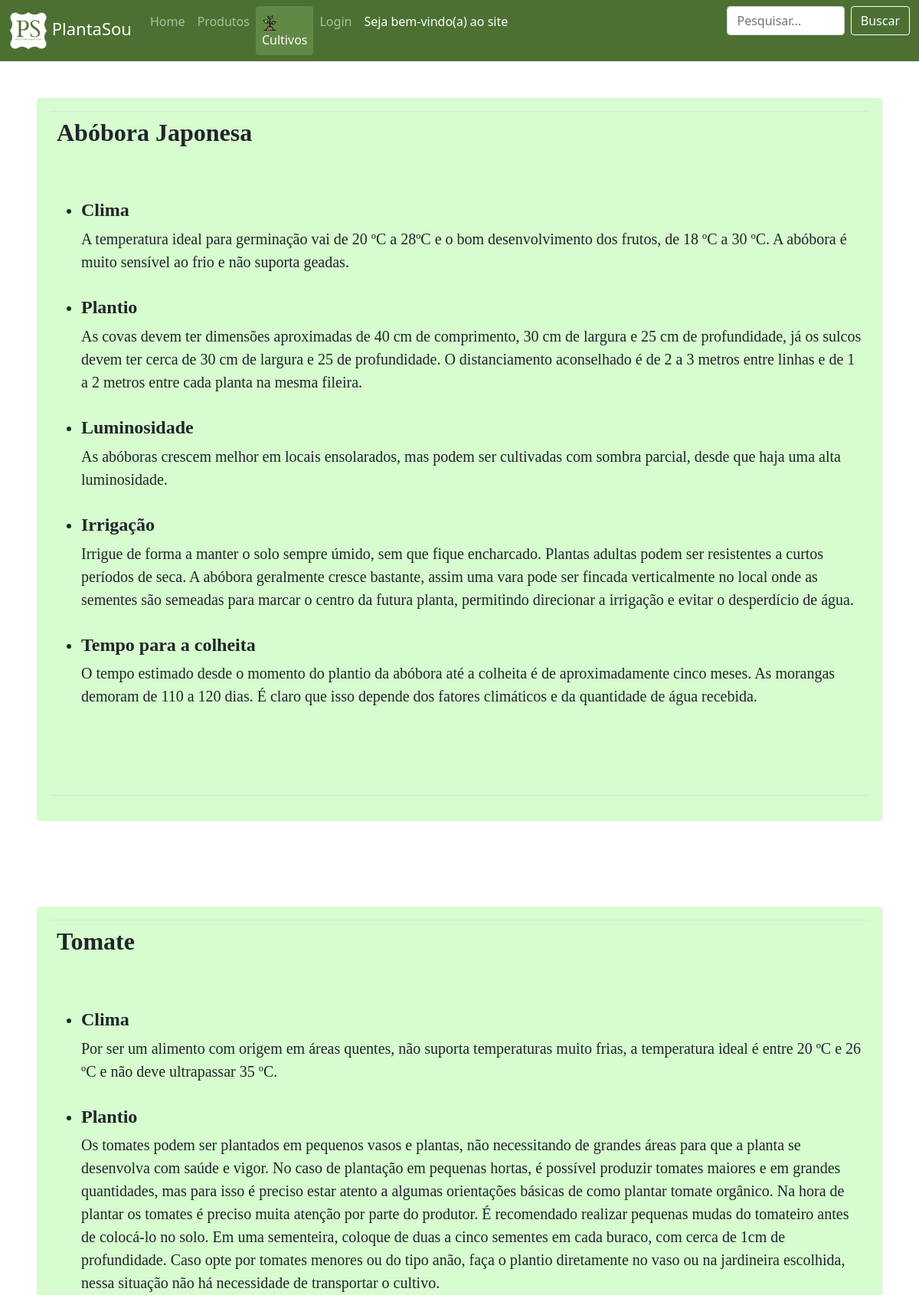
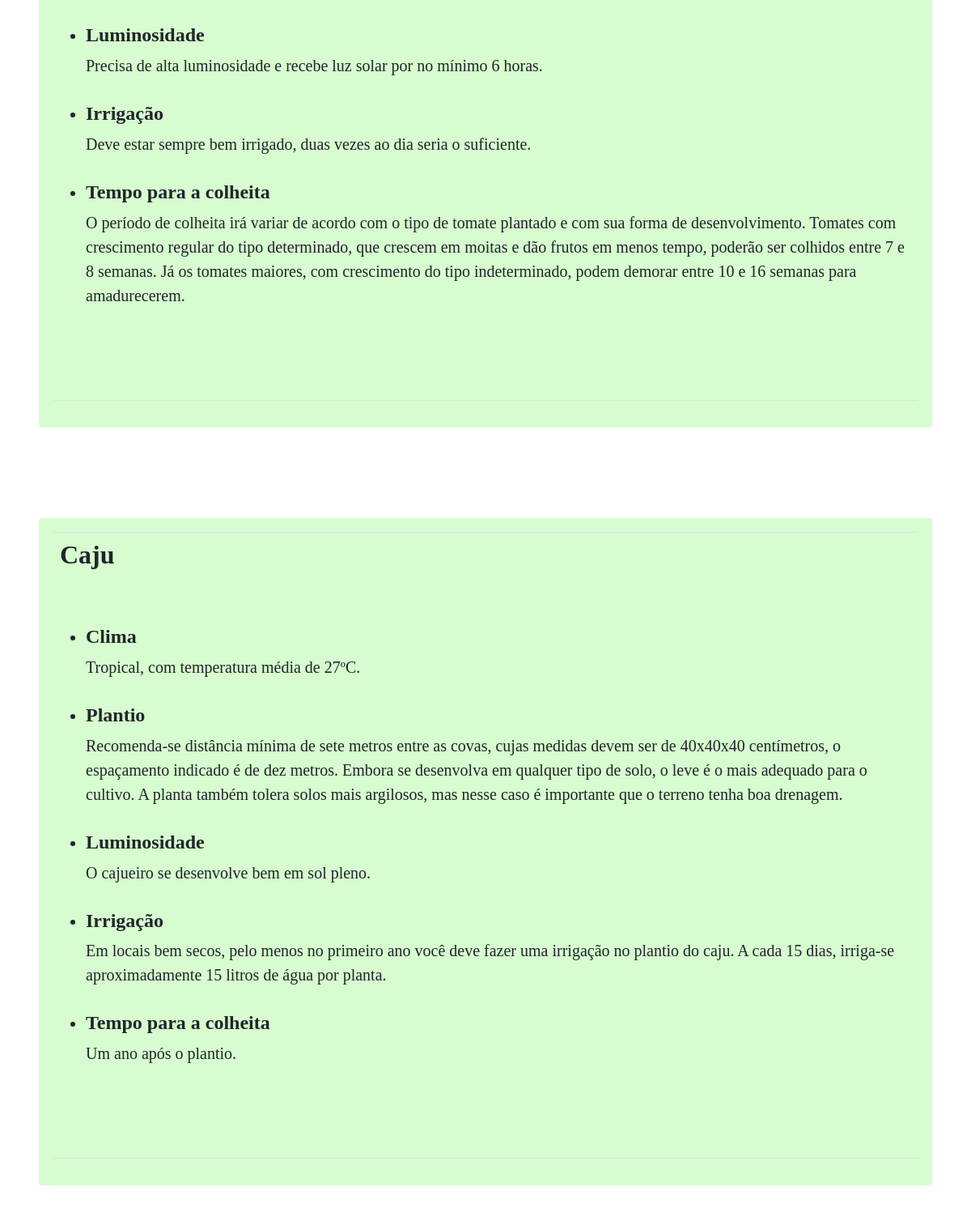
/php/cultivo.php, run on an earlier commit of the app's database (2 pictures, top to bottom).
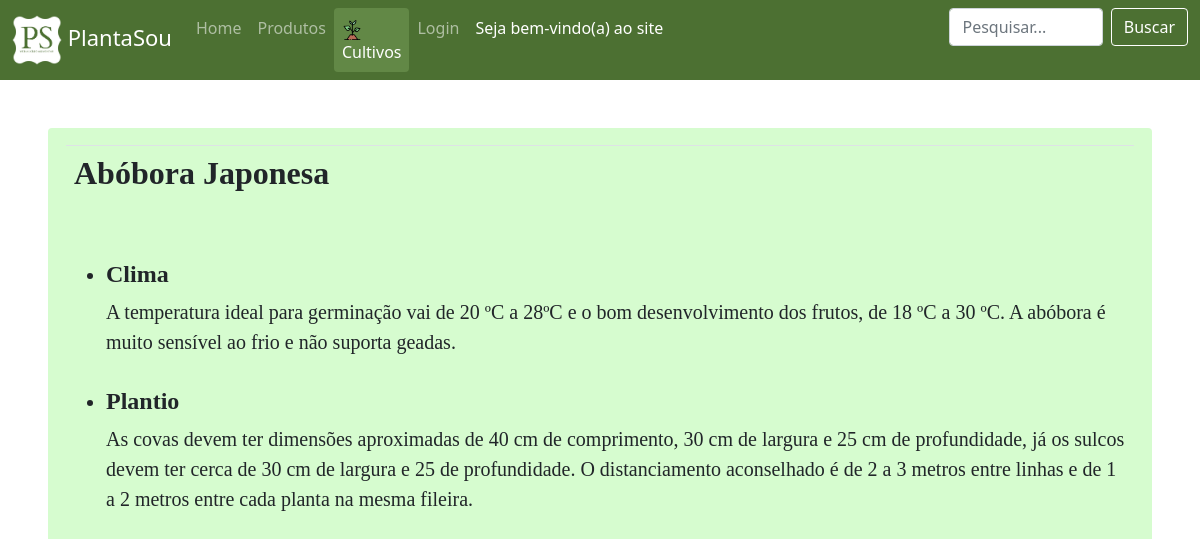
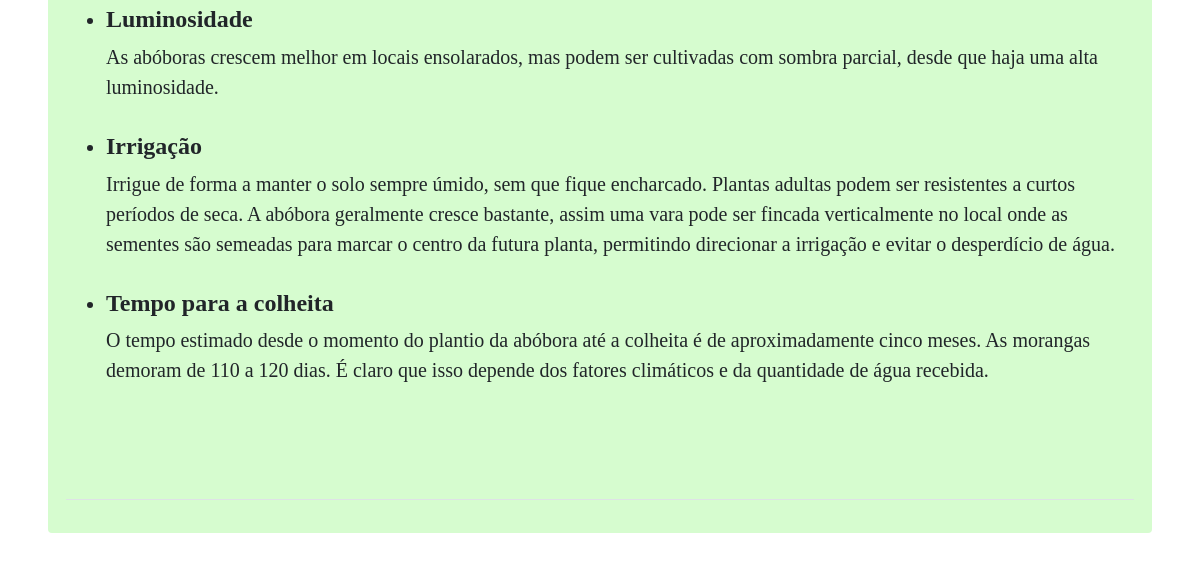
And on a later commit of the database (2 pictures, top to bottom).
### tables this page shows
CREATE TABLE IF NOT EXISTS `cultivo` (
  `cod_cultivo` int(11) NOT NULL AUTO_INCREMENT,
  `nome` varchar(100) NOT NULL,
  `clima` varchar(4000) DEFAULT NULL,
  `plantio` varchar(4000) DEFAULT NULL,
  `luminosidade` varchar(4000) DEFAULT NULL,
  `irrigacao` varchar(4000) DEFAULT NULL,
  `temp_colheita` varchar(4000) DEFAULT NULL,
  PRIMARY KEY (`cod_cultivo`)
);

### php/cultivo.php (the view, shortened to what this page needs)
<!DOCTYPE html>
<html lang="pt-br">
<head>
    <link rel="stylesheet" type="text/css" media="screen" href="../css/bootstrap.min.css" />
    <link rel="stylesheet" href="../css/estilo.css">
</head>
<body>
    <div class="navbar-custom">
        <nav class="navbar navbar-expand-lg navbar-dark ">
            <div class="media">
                <div class="container-fluid">
                    <div class="collapse navbar-collapse" id="navbarSupportedContent">
                    <a class="navbar-brand plantasou" href="#">
                        <img src="../imgs/logo_new.jpeg" class="align-self-center mr-3 rounded float-right" width="50" height="50" alt="...">
                        PlantaSou
                    </a>
                        <ul class="navbar-nav nav-pills nav-link-color me-auto mb-2 mb-lg-0">
                        <?php
                            if(isset($_COOKIE["USER"])){
                                echo'
                                <li class="nav-item">
                                    <a class="nav-link nav-link-color" href="../php/home_user.php">Home</a>
                                </li>
                                ';
                            }else if(isset($_COOKIE["ADM"])){
                                echo'
                                <li class="nav-item">
                                    <a class="nav-link nav-link-color" href="../php/home_adm.php">Home</a>
                                </li>
                                ';
                            }else{
                                echo'
                                <a class="nav-link nav-link-color" href="../php/index.php">Home</a>
                                ';
                            }
                        ?>
                        <li class="nav-item">
                            <a class="nav-link nav-link-color" href="../php/produtos.php">Produtos</a>
                        </li>
                        <li class="nav-item">
                            <a class="nav-link nav-link-color active" aria-current="page" href="#"><img src="../imgs/crescer-planta.png" width="20" height="20"/> Cultivos</a>
                        </li>
                        <?php
                            if(isset($_COOKIE["USER"])){
                                echo'
                                <li class="nav-item">
                                    <a class="nav-link nav-link-color" href="../php/historico.php">Histórico</a>
                                </li>
                                <li class="nav-item">
                                    <a class="nav-link nav-link-color" href="./logout_user.php"><img src="../imgs/out.png" width="15" height="15"/> Sair</a>
                                </li>
                                ';
                            }else if(isset($_COOKIE["ADM"])){
                                echo'
                                <li class="nav-item">
                                    <a class="nav-link nav-link-color" href="./logout_adm.php"><img src="../imgs/out.png" width="15" height="15"/> Sair</a>
                                </li>
                                ';
                            }else{
                                echo'
                                <li class="nav-item">
                                    <button type="button" class="btn nav-link nav-link-color" data-bs-toggle="modal" data-bs-target="#login">
                                        Login
                                    </button>
                                </li>
                                ';
                            }
                            if(isset($_COOKIE["USER"]) || isset($_COOKIE["ADM"])){
                                echo'
                                    <li class="nav-item">
                                        <a class="nav-link nav-link-color active_usuario ">Seja bem-vindo(a) ';
                                            if(isset($_COOKIE["USER"])){
                                                include('../inc/conexao.php');
                                                $sql="SELECT nome FROM usuario WHERE cod_usuario=$usuario";
                                                $query=mysqli_query($con, $sql);
                                                if(mysqli_num_rows($query)>0){
                                                    while(($nome=mysqli_fetch_assoc($query))!=NULL){
                                                        echo $nome['nome'];
                                                    }
                                                }
                                            }
                                            elseif(isset($_COOKIE["ADM"])){
                                                echo "Administrador(a)⠀⠀⠀⠀⠀⠀⠀⠀⠀";
                                            }
                                echo'
                                        </a>
                                    </li>';
                            }
                            else{
                                echo'
                                <li>
                                <a class="nav-link nav-link-color active_usuario ">Seja bem-vindo(a) ao site ⠀⠀⠀⠀⠀⠀⠀⠀⠀⠀⠀⠀⠀⠀⠀⠀⠀⠀</a>
                                </li>';
                            }
                        ?>
                        <li class="margin">
                            <form class="d-flex">
                                <input class="form-control me-2" type="search" placeholder="Pesquisar..." aria-label="Search"/>
                                <button class="btn btn-outline-success nav-link-color borda" type="submit">Buscar</button>
                            </form>
                        </li>
                        </ul>
                    </div>
                </div>
            </div>
        </nav>
    </div>
    <?php
        include("../inc/conexao.php");
        $sql="SELECT * FROM cultivo";
        $query=mysqli_query($con, $sql);
        if(mysqli_num_rows($query)>0){
            while(($resultado=mysqli_fetch_assoc($query))!=NULL){
                echo
                '
                <div class="p-5 text-center">
                    <div class="alert font">
                        <table class="table table-bordered">
                            <tr>
                                <td class="plantas_desc text-black"><h2>
                                    <b>'.$resultado["nome"].'</h2><br><br></b>
                                    <ul>
                                        <li><h4><b>Clima</b></h4>'.$resultado["clima"].'</li><br>
                                        <li><h4><b>Plantio</b></h4>'.$resultado["plantio"].'</li><br>
                                        <li><h4><b>Luminosidade</b></h4>'.$resultado["luminosidade"].'</li><br>
                                        <li><h4><b>Irrigação</b></h4>'.$resultado["irrigacao"].'</li><br>
                                        <li><h4><b>Tempo para a colheita</b></h4>'.$resultado["temp_colheita"].'</li><br>';
                                        echo '
                                        <br>
                                    </ul>
                                    <br>
                                </td>
                            </tr>
                        </table>
                    </div>
                </div>
                ';
            }
        }else{
            echo mysqli_error($con);
        }
    ?>
    <?php
        include "./login.php";
        include "./cadastro_cultivo.php";
    ?>
</body>
</html>

### php/login.php (shortened to what this page needs)
<!DOCTYPE html>
<html lang="pt-BR">
<head>
        <link rel="stylesheet" type="text/css" media="screen" href="../css/bootstrap.min.css" />
        <link rel="stylesheet" href="../css/estilo.css">
</head>
<body>
</body>
</html>

### php/cadastro_cultivo.php (shortened to what this page needs)
<!DOCTYPE html>
<html lang="pt-BR">
<head>
        <link rel="stylesheet" type="text/css" media="screen" href="../css/bootstrap.min.css" />
        <link rel="stylesheet" href="../css/estilo.css">
</head>
<body>
</body>
</html>

### css/estilo.css (style rules this page uses)
body, html { height: 100%; }
td { border: 5px solid transparent; background-clip: padding-box; }
.plantas_desc { height: auto; width: auto; background-color: transparent; text-align: left; }
button { text-align: left; }
.navbar-custom { background-color: #4c7032; }
a { color: green; }
.active { background-color:#000000; }
.nav-pills > li > a.active { background-color: rgb(98, 136, 70) !important; color: #ffffff !important; }
.nav-link-color { color: #ffffff; font-size: 16px; }
.font { font-size: 20px; font-family: calibri; }
.plantasou { font-size: 22px; }
.margin { margin-left: 190px; }
.borda { border-color: #ffffff; }
.alert { background-color: #d6fccf; }
a:link { text-decoration: none; }
.active_usuario { background-color: #4c7032 !important; color: #ffffff !important; }

What changed in the data, as far as the page shows it:
removed cultivo: nome "Tomate", clima "Por ser um alimento com origem em áreas quentes, não suporta temperaturas muito frias, a temperatura ideal é entre 20 ºC e 26 ºC e não deve ultrapassar 35 ºC.", plantio "Os tomates podem ser plantados em pequenos vasos e plantas, não necessitando de grandes áreas para que a planta se desenvolva com saúde e vigor. No caso de plantação em pequenas hortas, é possível produzir tomates maiores e em grandes quantidades, mas para isso é preciso estar atento a algumas orientações básicas de como plantar tomate orgânico. Na hora de plantar os tomates é preciso muita atenção por parte do produtor. É recomendado realizar pequenas mudas do tomateiro antes de colocá-lo no solo. Em uma sementeira, coloque de duas a cinco sementes em cada buraco, com cerca de 1cm de profundidade. Caso opte por tomates menores ou do tipo anão, faça o plantio diretamente no vaso ou na…", luminosidade "Precisa de alta luminosidade e recebe luz solar por no mínimo 6 horas.", irrigacao "Deve estar sempre bem irrigado, duas vezes ao dia seria o suficiente.", temp_colheita "O período de colheita irá variar de acordo com o tipo de tomate plantado e com sua forma de desenvolvimento. Tomates com crescimento regular do tipo determinado, que crescem em moitas e dão frutos em menos tempo, poderão ser colhidos entre 7 e 8 semanas. Já os tomates maiores, com crescimento do tipo indeterminado, podem demorar entre 10 e 16 semanas para amadurecerem."
removed cultivo: nome "Caju", clima "Tropical, com temperatura média de 27ºC.", plantio "Recomenda-se distância mínima de sete metros entre as covas, cujas medidas devem ser de 40x40x40 centímetros, o espaçamento indicado é de dez metros. Embora se desenvolva em qualquer tipo de solo, o leve é o mais adequado para o cultivo. A planta também tolera solos mais argilosos, mas nesse caso é importante que o terreno tenha boa drenagem.", luminosidade "O cajueiro se desenvolve bem em sol pleno.", irrigacao "Em locais bem secos, pelo menos no primeiro ano você deve fazer uma irrigação no plantio do caju. A cada 15 dias, irriga-se aproximadamente 15 litros de água por planta.", temp_colheita "Um ano após o plantio."
